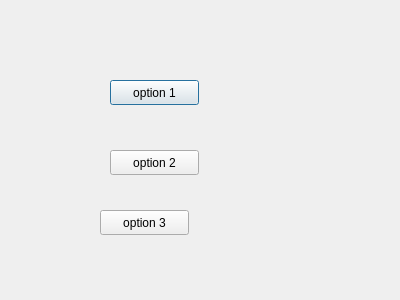
<?xml version="1.0" encoding="UTF-8"?>
<ui version="4.0">
 <class>newOptions</class>
 <widget class="QDialog" name="newOptions">
  <property name="geometry">
   <rect>
    <x>0</x>
    <y>0</y>
    <width>400</width>
    <height>300</height>
   </rect>
  </property>
  <property name="windowTitle">
   <string>Dialog</string>
  </property>
  <widget class="QPushButton" name="pushButton">
   <property name="geometry">
    <rect>
     <x>110</x>
     <y>80</y>
     <width>89</width>
     <height>25</height>
    </rect>
   </property>
   <property name="text">
    <string>option 1</string>
   </property>
  </widget>
  <widget class="QPushButton" name="pushButton_2">
   <property name="geometry">
    <rect>
     <x>110</x>
     <y>150</y>
     <width>89</width>
     <height>25</height>
    </rect>
   </property>
   <property name="text">
    <string>option 2</string>
   </property>
  </widget>
  <widget class="QPushButton" name="pushButton_3">
   <property name="geometry">
    <rect>
     <x>100</x>
     <y>210</y>
     <width>89</width>
     <height>25</height>
    </rect>
   </property>
   <property name="text">
    <string>option 3</string>
   </property>
  </widget>
 </widget>
 <resources/>
 <connections/>
</ui>
